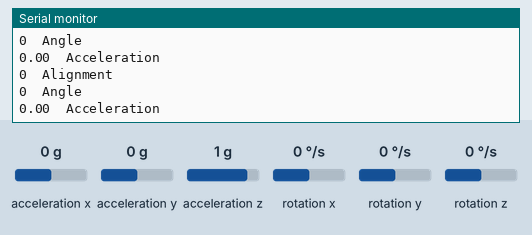
Recording of a sketch running on a simulated Arduino Uno, built with avr-gcc and run on an emulated ATmega328P. Shown: the last lines printed to the serial monitor. Wiring (inferred from the names in the program): MPU-6050 motion sensor at I2C address 0x68; MPU-6050 motion sensor at I2C address 0x69. Inputs (shaded band) come from the test bench; at power-on: acceleration y 0 g, acceleration x 0 g, acceleration z 1 g, rotation x 0 °/s, rotation y 0 °/s, rotation z 0 °/s.

Above: at 1.2 s.
1.3 s: acceleration y set to -1.4 g
At 1.75 s:
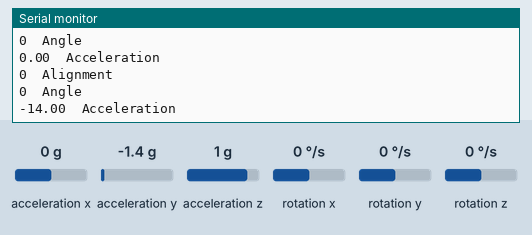
4.3 s: acceleration y set to -0.8 g
At 4.81 s:
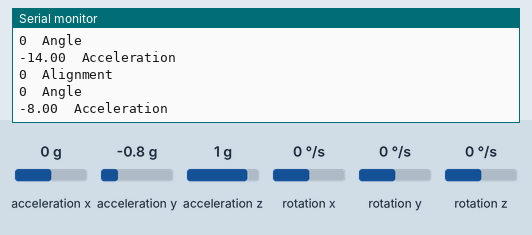
Timing chart, 0 to 7.3 s (numbered marks = the images above; inputs shaded):
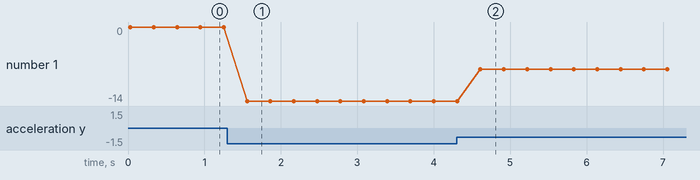

Measured:
- after the input at 1.3 s, the serial monitor: prints a new line after 0.26 s (image 1)
- after the input at 4.3 s, the serial monitor: prints a new line after 0.31 s (image 2)
- plotted number 1: 0 → -14 after the input at 1.3 s, -14 → -8 after the input at 4.3 s

The sketch:

KneeProject1.ino
```cpp
#include <Wire.h>
const int MPU_addr_1 = 0x68;                             // I2C address of the first MPU-6050
const int MPU_addr_2 = 0x69;                             // I2C address of the second MPU-6050
int16_t AcX1, AcY1, AcZ1, Tmp1, AcX2, AcY2, AcZ2, Tmp2;  // definition of variables
int32_t anglex1, angley1, anglez1;
int32_t angle=0;
int32_t anglex2, angley2, anglez2;
int32_t steadyanglex, steadyangley, steadyanglez;
int32_t steadyanglex2 , steadyangley2, steadyanglez2;
int32_t DOF;
int minVal = 265;
int maxVal = 402;


void setup() {
  Wire.begin();
  Wire.beginTransmission(MPU_addr_1);
  Wire.write(0x6B);  // PWR_MGMT_1 register
  Wire.write(0);     // set to zero (wakes up the MPU-6050)
  Wire.endTransmission(true);
  Serial.begin(9600);
  Wire.begin();
  Wire.beginTransmission(MPU_addr_2);
  Wire.write(0x6B);  // PWR_MGMT_1 register
  Wire.write(0);     // set to zero (wakes up the MPU-6050)
  Wire.endTransmission(true);
  Serial.begin(9600);

  Wire.beginTransmission(MPU_addr_1);
  Wire.write(0x3B);  // starting with register 0x3B (ACCEL_XOUT_H)
  Wire.endTransmission(false);
  Wire.requestFrom(MPU_addr_1, 14, true);       // request a total of 14 registers
  int AcX1 = Wire.read() << 8 | Wire.read();  // 0x3B (ACCEL_XOUT_H) & 0x3C (ACCEL_XOUT_L)
  int AcY1 = Wire.read() << 8 | Wire.read();  // 0x3D (ACCEL_YOUT_H) & 0x3E (ACCEL_YOUT_L)
  int AcZ1 = Wire.read() << 8 | Wire.read();  // 0x3F (ACCEL_ZOUT_H) & 0x40 (ACCEL_ZOUT_L)
  // Tmp1 = Wire.read() << 8 | Wire.read(); // 0x41 (TEMP_OUT_H) & 0x42 (TEMP_OUT_L)

  // Wire.write(0x3B);  // starting with register 0x3B (ACCEL_XOUT_H)
  // Wire.endTransmission(false);
  // Wire.requestFrom(MPU_addr_1, 14, true);       // request a total of 14 registers
  // int AcX1 = Wire.read() << 8 | Wire.read();  // 0x3B (ACCEL_XOUT_H) & 0x3C (ACCEL_XOUT_L)
  // int AcY1 = Wire.read() << 8 | Wire.read();  // 0x3D (ACCEL_YOUT_H) & 0x3E (ACCEL_YOUT_L)
  // int AcZ1 = Wire.read() << 8 | Wire.read();  // 0x3F (ACCEL_ZOUT_H) & 0x40 (ACCEL_ZOUT_L)

  int xAng = map(AcX1, minVal, maxVal, -90, 90);
  int yAng = map(AcY1, minVal, maxVal, -90, 90);
  int zAng = map(AcZ1, minVal, maxVal, -90, 90);
  anglex1 = RAD_TO_DEG * (atan2(-yAng, -zAng) + PI);
  angley1 = RAD_TO_DEG * (atan2(-xAng, -zAng) + PI);
  anglez1 = RAD_TO_DEG * (atan2(-yAng, -xAng) + PI);

  steadyanglex = anglex1;
  steadyangley = angley1;
  steadyanglez = anglez1;

  Wire.beginTransmission(MPU_addr_2);
  Wire.write(0x3B);  // starting with register 0x3B (ACCEL_XOUT_H)
  Wire.endTransmission(false);
  Wire.requestFrom(MPU_addr_2, 14, true);       // request a total of 14 registers
  int AcX2 = Wire.read() << 8 | Wire.read();  // 0x3B (ACCEL_XOUT_H) & 0x3C (ACCEL_XOUT_L)
  int AcY2 = Wire.read() << 8 | Wire.read();  // 0x3D (ACCEL_YOUT_H) & 0x3E (ACCEL_YOUT_L)
  int AcZ2 = Wire.read() << 8 | Wire.read();  // 0x3F (ACCEL_ZOUT_H) & 0x40 (ACCEL_ZOUT_L)
                                                // Tmp2 = Wire.read() << 8 | Wire.read(); // 0x41 (TEMP_OUT_H) & 0x42 (TEMP_OUT_L)

  xAng = map(AcX2, minVal, maxVal, -90, 90);
  yAng = map(AcY2, minVal, maxVal, -90, 90);
  zAng = map(AcZ2, minVal, maxVal, -90, 90);

  anglex2 = RAD_TO_DEG * (atan2(-yAng, -zAng) + PI);
  angley2 = RAD_TO_DEG * (atan2(-xAng, -zAng) + PI);
  anglez2 = RAD_TO_DEG * (atan2(-yAng, -xAng) + PI);

  steadyanglex2 = anglex2 ;
  steadyangley2 = angley2;
  steadyanglez2 = anglez2;
}
float calculateKneeAngle(int AcY1 , int AcY2) {
  // Calculate the difference between the accelerometer readings
  float diffAccel = AcY2 - AcY1;

  // Convert the difference to degrees
  float kneeAngle = diffAccel * 180 / 9.8;

  // Return the knee angle
  return kneeAngle ;
}

void loop() {
  Wire.beginTransmission(MPU_addr_1);
  Wire.write(0x3B);  // starting with register 0x3B (ACCEL_XOUT_H)
  Wire.endTransmission(false);
  Wire.requestFrom(MPU_addr_1, 14, true);       // request a total of 14 registers
  int AcX1 = Wire.read() << 8 | Wire.read();  // 0x3B (ACCEL_XOUT_H) & 0x3C (ACCEL_XOUT_L)
  int AcY1 = Wire.read() << 8 | Wire.read();  // 0x3D (ACCEL_YOUT_H) & 0x3E (ACCEL_YOUT_L)
  int AcZ1 = Wire.read() << 8 | Wire.read();  // 0x3F (ACCEL_ZOUT_H) & 0x40 (ACCEL_ZOUT_L)
  // Tmp1 = Wire.read() << 8 | Wire.read(); // 0x41 (TEMP_OUT_H) & 0x42 (TEMP_OUT_L)
  // Wire.write(0x68);  // starting with register 0x3B (ACCEL_XOUT_H)
  // Wire.endTransmission(false);
  // Wire.requestFrom(MPU_addr_1, 14, true);       // request a total of 14 registers
  // int gcX1 = Wire.read() << 8 | Wire.read();  // 0x3B (ACCEL_XOUT_H) & 0x3C (ACCEL_XOUT_L)
  // int gcY1 = Wire.read() << 8 | Wire.read();  // 0x3D (ACCEL_YOUT_H) & 0x3E (ACCEL_YOUT_L)
  // int gcZ1 = Wire.read() << 8 | Wire.read();  // 0x3F (ACCEL_ZOUT_H) & 0x40 (ACCEL_ZOUT_L)
  // // Tmp1 = Wire.read() << 8 | Wire.read(); // 0x41 (TEMP_OUT_H) & 0x42 (TEMP_OUT_L)

  int xAng = map(AcX1, minVal, maxVal, -90, 90);
  int yAng = map(AcY1, minVal, maxVal, -90, 90);
  int zAng = map(AcZ1, minVal, maxVal, -90, 90);
  anglex1 = RAD_TO_DEG * (atan2(-yAng, -zAng) + PI);
  angley1 = RAD_TO_DEG * (atan2(-xAng, -zAng) + PI);
  anglez1 = RAD_TO_DEG * (atan2(-yAng, -xAng) + PI);

  Wire.beginTransmission(MPU_addr_2);
  Wire.write(0x3B);  // starting with register 0x3B (ACCEL_XOUT_H)
  Wire.endTransmission(false);
  Wire.requestFrom(MPU_addr_2, 14, true);       // request a total of 14 registers
  int AcX2 = Wire.read() << 8 | Wire.read();  // 0x3B (ACCEL_XOUT_H) & 0x3C (ACCEL_XOUT_L)
  int AcY2 = Wire.read() << 8 | Wire.read();  // 0x3D (ACCEL_YOUT_H) & 0x3E (ACCEL_YOUT_L)
  int AcZ2 = Wire.read() << 8 | Wire.read();  // 0x3F (ACCEL_ZOUT_H) & 0x40 (ACCEL_ZOUT_L)
                                                // Tmp2 = Wire.read() << 8 | Wire.read(); // 0x41 (TEMP_OUT_H) & 0x42 (TEMP_OUT_L)

  xAng = map(AcX2, minVal, maxVal, -90, 90);
  yAng = map(AcY2, minVal, maxVal, -90, 90);
  zAng = map(AcZ2, minVal, maxVal, -90, 90);

  anglex2 = RAD_TO_DEG * (atan2(-yAng, -zAng) + PI);
  angley2 = RAD_TO_DEG * (atan2(-xAng, -zAng) + PI);
  anglez2 = RAD_TO_DEG * (atan2(-yAng, -xAng) + PI);


  // // Serial.println(Tmp2 / 340.00 + 36.53);
  //  Serial.print((steadyanglex - anglex1));
  //  Serial.print("\t");
  // Serial.print( steadyangley - angley1);
  // Serial.print(" ");
  // Serial.print( steadyanglez - anglez1);
  // Serial.println(" ");

  // Serial.print( steadyanglex2 - anglex2);
  // Serial.print("\t");
  // Serial.print( steadyangley2 - angley2);
  // Serial.print(" ");
  // Serial.print( steadyanglez2 - anglez2);
  // Serial.println(" ");

  // DOF = 180 - (steadyanglex - anglex1) - ( steadyanglex2 - anglex2);

 DOF =  calculateKneeAngle(AcY1,AcY2);

 // DOF = (steadyangley - angley1) - ( steadyangley2 - angley2);

  Serial.print(DOF/16384);
  Serial.print("\t");
  Serial.print("Alignment\n");

  angle = DOF/16384 * 90 ;
  angle = angle /10;

 if( angle > 90 ){
    int temp=0 ;
    temp = angle-90;
    angle = angle + temp;
  }

  Serial.print(angle);
  Serial.print("\t");
  Serial.print("Angle\n");

  Serial.print(AcY1/1638.4);
  Serial.print("\t");
  Serial.print("Acceleration\n");
  Serial.print("\n");
  // Serial.print("Above angle ");
  // Serial.print(90 - angle );


  delay(300);

  // switch(DOF){
  //   case (DOF > 45) :
  //     Serial.print("Very flexible");
  //     break;
  //   case (DOF > 65) :
  //     Serial.print("Flexible");
  //     break;
  //   case (DOF > 75) :
  //     Serial.print("Normal");
  //     break;
  //   default:
  //     Serial.print("Less Flexible");
  //     break;

  // }

}
```
